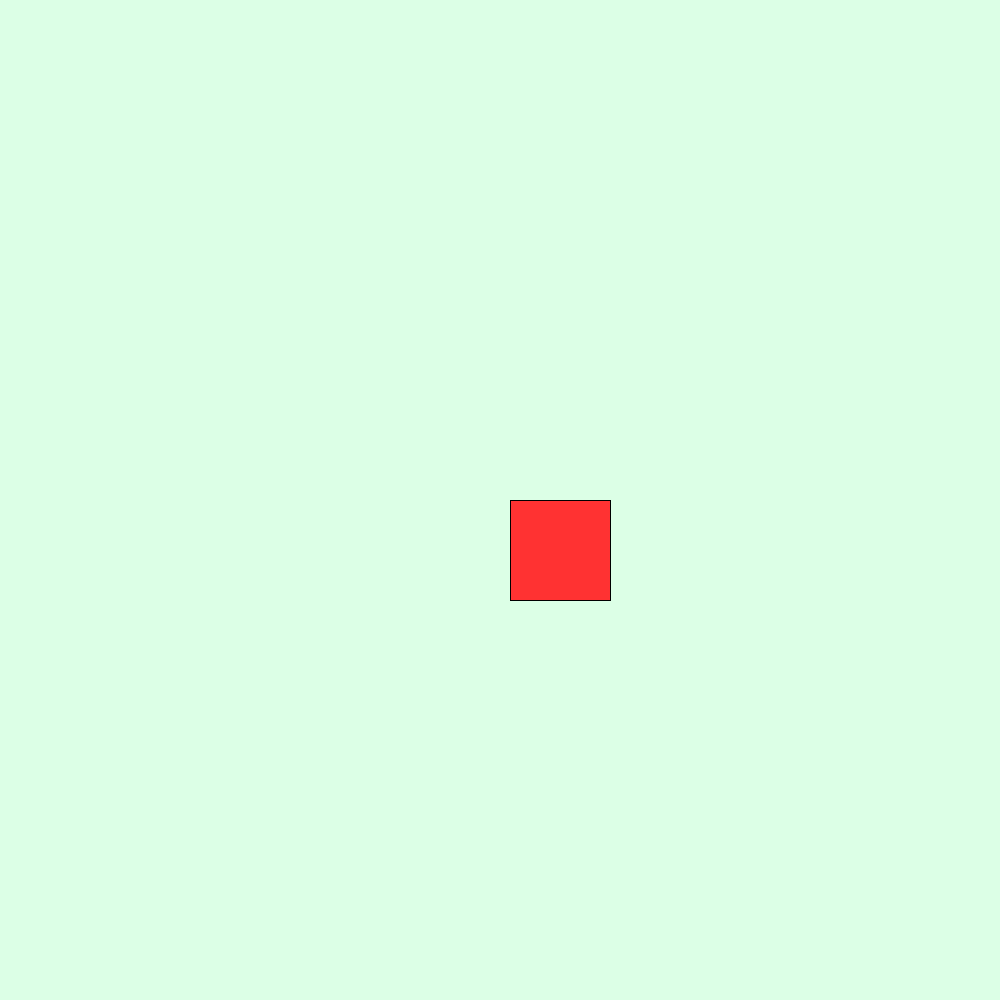
Frame 1 (no input)
Frame 60 (the mouse pressed at the canvas centre just before this capture): blank canvas, image omitted
Frame 120 (the mouse held since frame 60 and released just before this capture): blank canvas, image omitted

The Processing sketch that drew this single still picture (run headless with seeded random() and noise(); from frame 60 on, the mouse is pressed at the canvas centre):

// Processing sketch: BounceAround
// ── BounceAround.pde


// This is a sketch about bouncing around a 2D surface

void setup(){
  size(1000, 1000);
  lsInitialize();
}


void draw(){
  background(220, 255, 230);
  
  lsUpdate();
  lsDraw();
}


// Variables for Large Square
int lsXpos;
int lsYpos;
int lsXspd;
int lsYspd;
int lsXbnd = 100;
int lsYbnd = 100;

int maxXspd = 10;
int maxYspd = 0;

color lsColor = color(255, 50, 50);


// Helper Functions for  Large Square

void lsDraw(){
  fill(lsColor);
  rect(lsXpos, lsYpos, lsXbnd, lsYbnd);
}

void lsUpdate(){
  lsXpos += maxXspd;
  lsYpos += maxYspd;
  
  lsCheckBounds();
}

void lsCheckBounds(){
  
  // Checks x position boundaries
  if(lsXpos >= width){ println("Right edge detected"); lsXspd = -lsXspd; println(lsXspd);}
  if(lsXpos <= 0){ println("Left edge detected"); lsXspd = -lsXspd;}
  
  // Checks Y position boundaries
  if(lsYpos >= height){ println("Bottom edge detected"); lsYspd = -lsYspd; println(lsYspd);}
  if(lsYpos <= 0){ println("Top edge detected"); lsYspd = -lsYspd;}
}

void lsInitialize(){
  lsXpos = width/2;
  lsYpos = height/2;
  lsXspd = int( random(maxXspd) );
  lsYspd = int (random(maxYspd) ); 
}
